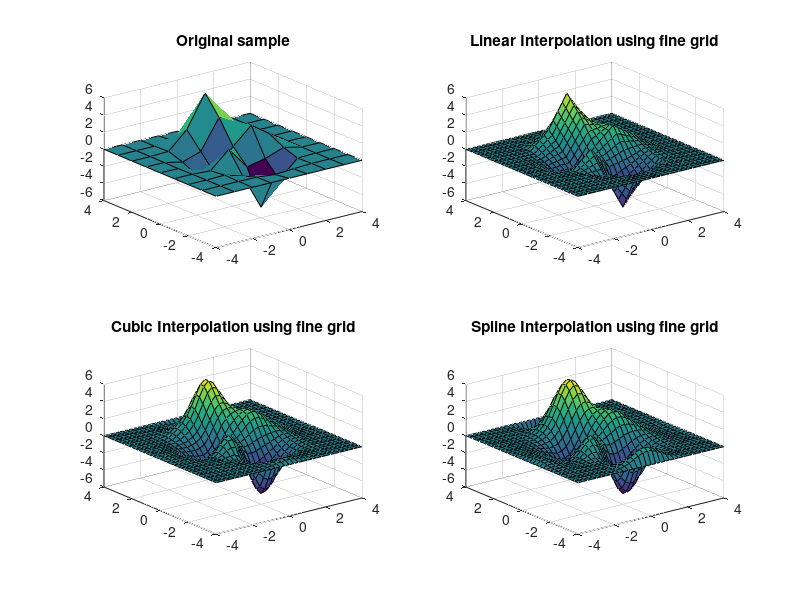

The MATLAB source for this figure:
%Interpolation in 2D practice

%% plot original data
[X,Y] = meshgrid(-4:4);
V = peaks(X,Y); 
figure; subplot(2,2,1);
surf(X,Y,V);
title('Original sample');

%% Linear interpolation 
[Xq,Yq] = meshgrid(-4:0.25:4); %finer query points
Vq = interp2(X,Y,V,Xq,Yq);
subplot(2,2,2);
surf(Xq,Yq,Vq);
title('Linear Interpolation using fine grid');

%% Cubic interpolation
Vq = interp2(X,Y,V,Xq,Yq,'cubic');
subplot(2,2,3);
surf(Xq,Yq,Vq);
title('Cubic Interpolation using fine grid');

%% Cubic-spline interpolation
Vq = interp2(X,Y,V,Xq,Yq,'spline');
subplot(2,2,4);
surf(Xq,Yq,Vq);
title('Spline Interpolation using fine grid');




